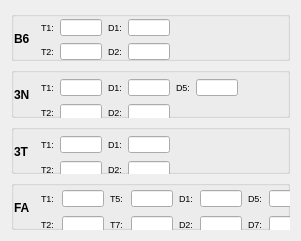
    <widget class="QWidget" name="gridLayoutWidget_5">
     <property name="geometry">
      <rect>
       <x>0</x>
       <y>240</y>
       <width>301</width>
       <height>241</height>
      </rect>
     </property>
     <layout class="QGridLayout" name="tempGridLayout">
      <item row="0" column="0">
       <widget class="QGroupBox" name="B6TempHouse">
        <property name="font">
         <font>
          <weight>50</weight>
          <bold>false</bold>
         </font>
        </property>
        <property name="title">
         <string/>
        </property>
        <property name="alignment">
         <set>Qt::AlignRight|Qt::AlignTrailing|Qt::AlignVCenter</set>
        </property>
        <widget class="QWidget" name="gridLayoutWidget_6">
         <property name="geometry">
          <rect>
           <x>30</x>
           <y>7</y>
           <width>261</width>
           <height>45</height>
          </rect>
         </property>
         <layout class="QGridLayout" name="gridLayout_5">
          <item row="1" column="0">
           <widget class="QLabel" name="Igbt2TempLabel_B6">
            <property name="font">
             <font>
              <pointsize>7</pointsize>
              <weight>50</weight>
              <bold>false</bold>
             </font>
            </property>
            <property name="text">
             <string>T2:</string>
            </property>
           </widget>
          </item>
          <item row="0" column="0">
           <widget class="QLabel" name="Igbt1TempLabel_B6">
            <property name="font">
             <font>
              <pointsize>7</pointsize>
              <weight>50</weight>
              <bold>false</bold>
             </font>
            </property>
            <property name="text">
             <string>T1:</string>
            </property>
           </widget>
          </item>
          <item row="1" column="3">
           <widget class="QLineEdit" name="D2TpEdit_B6">
            <property name="minimumSize">
             <size>
              <width>42</width>
              <height>17</height>
             </size>
            </property>
            <property name="maximumSize">
             <size>
              <width>42</width>
              <height>17</height>
             </size>
            </property>
            <property name="readOnly">
             <bool>true</bool>
            </property>
           </widget>
          </item>
          <item row="0" column="1">
           <widget class="QLineEdit" name="IG1TpEdit_B6">
            <property name="sizePolicy">
             <sizepolicy hsizetype="Expanding" vsizetype="Fixed">
              <horstretch>0</horstretch>
              <verstretch>0</verstretch>
             </sizepolicy>
            </property>
            <property name="minimumSize">
             <size>
              <width>42</width>
              <height>17</height>
             </size>
            </property>
            <property name="maximumSize">
             <size>
              <width>42</width>
              <height>17</height>
             </size>
            </property>
            <property name="readOnly">
             <bool>true</bool>
            </property>
           </widget>
          </item>
          <item row="0" column="2">
           <widget class="QLabel" name="Diode1TempLabel_B6">
            <property name="font">
             <font>
              <pointsize>7</pointsize>
              <weight>50</weight>
              <bold>false</bold>
             </font>
            </property>
            <property name="text">
             <string>D1:</string>
            </property>
           </widget>
          </item>
          <item row="0" column="4" rowspan="2">
           <spacer name="horizontalSpacer_B6">
            <property name="orientation">
             <enum>Qt::Horizontal</enum>
            </property>
            <property name="sizeHint" stdset="0">
             <size>
              <width>177</width>
              <height>20</height>
             </size>
            </property>
           </spacer>
          </item>
          <item row="1" column="2">
           <widget class="QLabel" name="Diode2TempLabel_B6">
            <property name="font">
             <font>
              <pointsize>7</pointsize>
              <weight>50</weight>
              <bold>false</bold>
             </font>
            </property>
            <property name="text">
             <string>D2:</string>
            </property>
           </widget>
          </item>
          <item row="0" column="3">
           <widget class="QLineEdit" name="D1TpEdit_B6">
            <property name="minimumSize">
             <size>
              <width>42</width>
              <height>17</height>
             </size>
            </property>
            <property name="maximumSize">
             <size>
              <width>42</width>
              <height>17</height>
             </size>
            </property>
            <property name="font">
             <font>
              <pointsize>8</pointsize>
              <weight>50</weight>
              <bold>false</bold>
             </font>
            </property>
            <property name="readOnly">
             <bool>true</bool>
            </property>
           </widget>
          </item>
          <item row="1" column="1">
           <widget class="QLineEdit" name="IG2TpEdit_B6">
            <property name="minimumSize">
             <size>
              <width>42</width>
              <height>17</height>
             </size>
            </property>
            <property name="maximumSize">
             <size>
              <width>42</width>
              <height>17</height>
             </size>
            </property>
            <property name="readOnly">
             <bool>true</bool>
            </property>
           </widget>
          </item>
         </layout>
        </widget>
        <widget class="QLabel" name="label_4">
         <property name="geometry">
          <rect>
           <x>3</x>
           <y>3</y>
           <width>21</width>
           <height>50</height>
          </rect>
         </property>
         <property name="sizePolicy">
          <sizepolicy hsizetype="Minimum" vsizetype="Minimum">
           <horstretch>0</horstretch>
           <verstretch>0</verstretch>
          </sizepolicy>
         </property>
         <property name="minimumSize">
          <size>
           <width>21</width>
           <height>50</height>
          </size>
         </property>
         <property name="maximumSize">
          <size>
           <width>21</width>
           <height>50</height>
          </size>
         </property>
         <property name="font">
          <font>
           <weight>75</weight>
           <bold>true</bold>
          </font>
         </property>
         <property name="layoutDirection">
          <enum>Qt::LeftToRight</enum>
         </property>
         <property name="text">
          <string>B6</string>
         </property>
         <property name="indent">
          <number>-1</number>
         </property>
        </widget>
       </widget>
      </item>
      <item row="2" column="0">
       <widget class="QGroupBox" name="TNPCTempHouse">
        <property name="font">
         <font>
          <weight>50</weight>
          <bold>false</bold>
         </font>
        </property>
        <property name="title">
         <string/>
        </property>
        <property name="alignment">
         <set>Qt::AlignRight|Qt::AlignTrailing|Qt::AlignVCenter</set>
        </property>
        <widget class="QWidget" name="gridLayoutWidget_8">
         <property name="geometry">
          <rect>
           <x>30</x>
           <y>10</y>
           <width>271</width>
           <height>48</height>
          </rect>
         </property>
         <layout class="QGridLayout" name="gridLayout_8">
          <item row="1" column="0">
           <widget class="QLabel" name="Igbt2TempLabel_TNPC">
            <property name="font">
             <font>
              <pointsize>7</pointsize>
              <weight>50</weight>
              <bold>false</bold>
             </font>
            </property>
            <property name="text">
             <string>T2:</string>
            </property>
           </widget>
          </item>
          <item row="0" column="0">
           <widget class="QLabel" name="Igbt1TempLabel_TNPC">
            <property name="font">
             <font>
              <pointsize>7</pointsize>
              <weight>50</weight>
              <bold>false</bold>
             </font>
            </property>
            <property name="text">
             <string>T1:</string>
            </property>
           </widget>
          </item>
          <item row="1" column="3">
           <widget class="QLineEdit" name="D2TpEdit_TNPC">
            <property name="minimumSize">
             <size>
              <width>42</width>
              <height>17</height>
             </size>
            </property>
            <property name="maximumSize">
             <size>
              <width>42</width>
              <height>17</height>
             </size>
            </property>
            <property name="readOnly">
             <bool>true</bool>
            </property>
           </widget>
          </item>
          <item row="0" column="1">
           <widget class="QLineEdit" name="IG1TpEdit_TNPC">
            <property name="minimumSize">
             <size>
              <width>42</width>
              <height>17</height>
             </size>
            </property>
            <property name="maximumSize">
             <size>
              <width>42</width>
              <height>17</height>
             </size>
            </property>
            <property name="readOnly">
             <bool>true</bool>
            </property>
           </widget>
          </item>
          <item row="0" column="2">
           <widget class="QLabel" name="Diode1TempLabel_TNPC">
            <property name="font">
             <font>
              <pointsize>7</pointsize>
              <weight>50</weight>
              <bold>false</bold>
             </font>
            </property>
            <property name="text">
             <string>D1:</string>
            </property>
           </widget>
          </item>
          <item row="1" column="2">
           <widget class="QLabel" name="Diode2TempLabel_TNPC">
            <property name="font">
             <font>
              <pointsize>7</pointsize>
              <weight>50</weight>
              <bold>false</bold>
             </font>
            </property>
            <property name="text">
             <string>D2:</string>
            </property>
           </widget>
          </item>
          <item row="0" column="3">
           <widget class="QLineEdit" name="D1TpEdit_TNPC">
            <property name="minimumSize">
             <size>
              <width>42</width>
              <height>17</height>
             </size>
            </property>
            <property name="maximumSize">
             <size>
              <width>42</width>
              <height>17</height>
             </size>
            </property>
            <property name="font">
             <font>
              <pointsize>8</pointsize>
              <weight>50</weight>
              <bold>false</bold>
             </font>
            </property>
            <property name="readOnly">
             <bool>true</bool>
            </property>
           </widget>
          </item>
          <item row="1" column="1">
           <widget class="QLineEdit" name="IG2TpEdit_TNPC">
            <property name="minimumSize">
             <size>
              <width>42</width>
              <height>17</height>
             </size>
            </property>
            <property name="maximumSize">
             <size>
              <width>42</width>
              <height>17</height>
             </size>
            </property>
            <property name="readOnly">
             <bool>true</bool>
            </property>
           </widget>
          </item>
          <item row="0" column="4" rowspan="2">
           <spacer name="horizontalSpacer_TNPC">
            <property name="orientation">
             <enum>Qt::Horizontal</enum>
            </property>
            <property name="sizeHint" stdset="0">
             <size>
              <width>178</width>
              <height>20</height>
             </size>
            </property>
           </spacer>
          </item>
         </layout>
        </widget>
        <widget class="QLabel" name="label_2">
         <property name="geometry">
          <rect>
           <x>3</x>
           <y>3</y>
           <width>21</width>
           <height>50</height>
          </rect>
         </property>
         <property name="sizePolicy">
          <sizepolicy hsizetype="Minimum" vsizetype="Minimum">
           <horstretch>0</horstretch>
           <verstretch>0</verstretch>
          </sizepolicy>
         </property>
         <property name="minimumSize">
          <size>
           <width>21</width>
           <height>50</height>
          </size>
         </property>
         <property name="maximumSize">
          <size>
           <width>21</width>
           <height>50</height>
          </size>
         </property>
         <property name="font">
          <font>
           <weight>75</weight>
           <bold>true</bold>
          </font>
         </property>
         <property name="layoutDirection">
          <enum>Qt::LeftToRight</enum>
         </property>
         <property name="text">
          <string>3T</string>
         </property>
         <property name="indent">
          <number>-1</number>
         </property>
        </widget>
       </widget>
      </item>
      <item row="3" column="0">
       <widget class="QGroupBox" name="ANPCTempHouse">
        <property name="font">
         <font>
          <weight>50</weight>
          <bold>false</bold>
         </font>
        </property>
        <property name="title">
         <string/>
        </property>
        <property name="alignment">
         <set>Qt::AlignRight|Qt::AlignTrailing|Qt::AlignVCenter</set>
        </property>
        <widget class="QWidget" name="gridLayoutWidget_9">
         <property name="geometry">
          <rect>
           <x>30</x>
           <y>7</y>
           <width>270</width>
           <height>51</height>
          </rect>
         </property>
         <layout class="QGridLayout" name="gridLayout_10">
          <item row="0" column="2">
           <widget class="QLabel" name="Igbt5TempLabel_ANPC">
            <property name="font">
             <font>
              <pointsize>7</pointsize>
              <weight>50</weight>
              <bold>false</bold>
             </font>
            </property>
            <property name="text">
             <string>T5:</string>
            </property>
           </widget>
          </item>
          <item row="1" column="4">
           <widget class="QLabel" name="Diode2TempLabel_ANPC">
            <property name="font">
             <font>
              <pointsize>7</pointsize>
              <weight>50</weight>
              <bold>false</bold>
             </font>
            </property>
            <property name="text">
             <string>D2:</string>
            </property>
           </widget>
          </item>
          <item row="0" column="4">
           <widget class="QLabel" name="Diode1TempLabel_ANPC">
            <property name="font">
             <font>
              <pointsize>7</pointsize>
              <weight>50</weight>
              <bold>false</bold>
             </font>
            </property>
            <property name="text">
             <string>D1:</string>
            </property>
           </widget>
          </item>
          <item row="0" column="1">
           <widget class="QLineEdit" name="IG1TpEdit_ANPC">
            <property name="maximumSize">
             <size>
              <width>42</width>
              <height>17</height>
             </size>
            </property>
            <property name="readOnly">
             <bool>true</bool>
            </property>
           </widget>
          </item>
          <item row="1" column="6">
           <widget class="QLabel" name="Diode7TempLabel_ANPC">
            <property name="font">
             <font>
              <pointsize>7</pointsize>
              <weight>50</weight>
              <bold>false</bold>
             </font>
            </property>
            <property name="text">
             <string>D7:</string>
            </property>
           </widget>
          </item>
          <item row="1" column="5">
           <widget class="QLineEdit" name="D2TpEdit_ANPC">
            <property name="maximumSize">
             <size>
              <width>42</width>
              <height>17</height>
             </size>
            </property>
            <property name="readOnly">
             <bool>true</bool>
            </property>
           </widget>
          </item>
          <item row="1" column="7">
           <widget class="QLineEdit" name="D7TpEdit_ANPC">
            <property name="maximumSize">
             <size>
              <width>42</width>
              <height>17</height>
             </size>
            </property>
            <property name="font">
             <font>
              <pointsize>8</pointsize>
              <weight>50</weight>
              <bold>false</bold>
             </font>
            </property>
            <property name="readOnly">
             <bool>true</bool>
            </property>
           </widget>
          </item>
          <item row="0" column="7">
           <widget class="QLineEdit" name="D5TpEdit_ANPC">
            <property name="maximumSize">
             <size>
              <width>42</width>
              <height>17</height>
             </size>
            </property>
            <property name="font">
             <font>
              <pointsize>8</pointsize>
              <weight>50</weight>
              <bold>false</bold>
             </font>
            </property>
            <property name="readOnly">
             <bool>true</bool>
            </property>
           </widget>
          </item>
          <item row="1" column="1">
           <widget class="QLineEdit" name="IG2TpEdit_ANPC">
            <property name="maximumSize">
             <size>
              <width>42</width>
              <height>17</height>
             </size>
            </property>
            <property name="readOnly">
             <bool>true</bool>
            </property>
           </widget>
          </item>
          <item row="1" column="0">
           <widget class="QLabel" name="Igbt2TempLabel_ANPC">
            <property name="font">
             <font>
              <pointsize>7</pointsize>
              <weight>50</weight>
              <bold>false</bold>
             </font>
            </property>
            <property name="text">
             <string>T2:</string>
            </property>
           </widget>
          </item>
          <item row="0" column="0">
           <widget class="QLabel" name="Igbt1TempLabel_ANPC">
            <property name="font">
             <font>
              <pointsize>7</pointsize>
              <weight>50</weight>
              <bold>false</bold>
             </font>
            </property>
            <property name="text">
             <string>T1:</string>
            </property>
           </widget>
          </item>
          <item row="0" column="5">
           <widget class="QLineEdit" name="D1TpEdit_ANPC">
            <property name="maximumSize">
             <size>
              <width>42</width>
              <height>17</height>
             </size>
            </property>
            <property name="font">
             <font>
              <pointsize>8</pointsize>
              <weight>50</weight>
              <bold>false</bold>
             </font>
            </property>
            <property name="readOnly">
             <bool>true</bool>
            </property>
           </widget>
          </item>
          <item row="0" column="6">
           <widget class="QLabel" name="Diode5TempLabel_ANPC">
            <property name="font">
             <font>
              <pointsize>7</pointsize>
              <weight>50</weight>
              <bold>false</bold>
             </font>
            </property>
            <property name="text">
             <string>D5:</string>
            </property>
           </widget>
          </item>
          <item row="0" column="3">
           <widget class="QLineEdit" name="IG5TpEdit_ANPC">
            <property name="maximumSize">
             <size>
              <width>42</width>
              <height>17</height>
             </size>
            </property>
            <property name="readOnly">
             <bool>true</bool>
            </property>
           </widget>
          </item>
          <item row="1" column="2">
           <widget class="QLabel" name="Igbt7TempLabel_ANPC">
            <property name="font">
             <font>
              <pointsize>7</pointsize>
              <weight>50</weight>
              <bold>false</bold>
             </font>
            </property>
            <property name="text">
             <string>T7:</string>
            </property>
           </widget>
          </item>
          <item row="1" column="3">
           <widget class="QLineEdit" name="IG7TpEdit_ANPC">
            <property name="maximumSize">
             <size>
              <width>42</width>
              <height>17</height>
             </size>
            </property>
            <property name="readOnly">
             <bool>true</bool>
            </property>
           </widget>
          </item>
         </layout>
        </widget>
        <widget class="QLabel" name="label">
         <property name="geometry">
          <rect>
           <x>3</x>
           <y>3</y>
           <width>21</width>
           <height>50</height>
          </rect>
         </property>
         <property name="sizePolicy">
          <sizepolicy hsizetype="Minimum" vsizetype="Minimum">
           <horstretch>0</horstretch>
           <verstretch>0</verstretch>
          </sizepolicy>
         </property>
         <property name="minimumSize">
          <size>
           <width>21</width>
           <height>50</height>
          </size>
         </property>
         <property name="maximumSize">
          <size>
           <width>21</width>
           <height>50</height>
          </size>
         </property>
         <property name="font">
          <font>
           <weight>75</weight>
           <bold>true</bold>
          </font>
         </property>
         <property name="layoutDirection">
          <enum>Qt::LeftToRight</enum>
         </property>
         <property name="text">
          <string>FA</string>
         </property>
         <property name="indent">
          <number>-1</number>
         </property>
        </widget>
       </widget>
      </item>
      <item row="1" column="0">
       <widget class="QGroupBox" name="NPCTempHouse">
        <property name="font">
         <font>
          <weight>50</weight>
          <bold>false</bold>
         </font>
        </property>
        <property name="title">
         <string/>
        </property>
        <property name="alignment">
         <set>Qt::AlignRight|Qt::AlignTrailing|Qt::AlignVCenter</set>
        </property>
        <widget class="QWidget" name="gridLayoutWidget_7">
         <property name="geometry">
          <rect>
           <x>30</x>
           <y>10</y>
           <width>261</width>
           <height>48</height>
          </rect>
         </property>
         <layout class="QGridLayout" name="gridLayout_6">
          <item row="0" column="0">
           <widget class="QLabel" name="Igbt1TempLabel_NPC">
            <property name="font">
             <font>
              <pointsize>7</pointsize>
              <weight>50</weight>
              <bold>false</bold>
             </font>
            </property>
            <property name="text">
             <string>T1:</string>
            </property>
           </widget>
          </item>
          <item row="1" column="0">
           <widget class="QLabel" name="Igbt2TempLabel_NPC">
            <property name="font">
             <font>
              <pointsize>7</pointsize>
              <weight>50</weight>
              <bold>false</bold>
             </font>
            </property>
            <property name="text">
             <string>T2:</string>
            </property>
           </widget>
          </item>
          <item row="1" column="2">
           <widget class="QLabel" name="Diode2TempLabel_NPC">
            <property name="font">
             <font>
              <pointsize>7</pointsize>
              <weight>50</weight>
              <bold>false</bold>
             </font>
            </property>
            <property name="text">
             <string>D2:</string>
            </property>
           </widget>
          </item>
          <item row="0" column="5">
           <widget class="QLineEdit" name="D5TpEdit_NPC">
            <property name="minimumSize">
             <size>
              <width>42</width>
              <height>17</height>
             </size>
            </property>
            <property name="maximumSize">
             <size>
              <width>42</width>
              <height>17</height>
             </size>
            </property>
            <property name="font">
             <font>
              <pointsize>8</pointsize>
              <weight>50</weight>
              <bold>false</bold>
             </font>
            </property>
            <property name="readOnly">
             <bool>true</bool>
            </property>
           </widget>
          </item>
          <item row="0" column="1">
           <widget class="QLineEdit" name="IG1TpEdit_NPC">
            <property name="minimumSize">
             <size>
              <width>42</width>
              <height>17</height>
             </size>
            </property>
            <property name="maximumSize">
             <size>
              <width>42</width>
              <height>17</height>
             </size>
            </property>
            <property name="readOnly">
             <bool>true</bool>
            </property>
           </widget>
          </item>
          <item row="0" column="3">
           <widget class="QLineEdit" name="D1TpEdit_NPC">
            <property name="minimumSize">
             <size>
              <width>42</width>
              <height>17</height>
             </size>
            </property>
            <property name="maximumSize">
             <size>
              <width>42</width>
              <height>17</height>
             </size>
            </property>
            <property name="font">
             <font>
              <pointsize>8</pointsize>
              <weight>50</weight>
              <bold>false</bold>
             </font>
            </property>
            <property name="readOnly">
             <bool>true</bool>
            </property>
           </widget>
          </item>
          <item row="0" column="4">
           <widget class="QLabel" name="Diode5TempLabel_NPC">
            <property name="font">
             <font>
              <pointsize>7</pointsize>
              <weight>50</weight>
              <bold>false</bold>
             </font>
            </property>
            <property name="text">
             <string>D5:</string>
            </property>
           </widget>
          </item>
          <item row="1" column="1">
           <widget class="QLineEdit" name="IG2TpEdit_NPC">
            <property name="minimumSize">
             <size>
              <width>42</width>
              <height>17</height>
             </size>
            </property>
            <property name="maximumSize">
             <size>
              <width>42</width>
              <height>17</height>
             </size>
            </property>
            <property name="readOnly">
             <bool>true</bool>
            </property>
           </widget>
          </item>
          <item row="1" column="3">
           <widget class="QLineEdit" name="D2TpEdit_NPC">
            <property name="minimumSize">
             <size>
              <width>42</width>
              <height>17</height>
             </size>
            </property>
            <property name="maximumSize">
             <size>
              <width>42</width>
              <height>17</height>
             </size>
            </property>
            <property name="readOnly">
             <bool>true</bool>
            </property>
           </widget>
          </item>
          <item row="0" column="2">
           <widget class="QLabel" name="Diode1TempLabel_NPC">
            <property name="font">
             <font>
              <pointsize>7</pointsize>
              <weight>50</weight>
              <bold>false</bold>
             </font>
            </property>
            <property name="text">
             <string>D1:</string>
            </property>
           </widget>
          </item>
          <item row="0" column="6" rowspan="2">
           <spacer name="horizontalSpacer_2">
            <property name="orientation">
             <enum>Qt::Horizontal</enum>
            </property>
            <property name="sizeHint" stdset="0">
             <size>
              <width>95</width>
              <height>20</height>
             </size>
            </property>
           </spacer>
          </item>
         </layout>
        </widget>
        <widget class="QLabel" name="label_3">
         <property name="geometry">
          <rect>
           <x>3</x>
           <y>3</y>
           <width>21</width>
           <height>50</height>
          </rect>
         </property>
         <property name="sizePolicy">
          <sizepolicy hsizetype="Minimum" vsizetype="Minimum">
           <horstretch>0</horstretch>
           <verstretch>0</verstretch>
          </sizepolicy>
         </property>
         <property name="minimumSize">
          <size>
           <width>21</width>
           <height>50</height>
          </size>
         </property>
         <property name="maximumSize">
          <size>
           <width>21</width>
           <height>50</height>
          </size>
         </property>
         <property name="font">
          <font>
           <weight>75</weight>
           <bold>true</bold>
          </font>
         </property>
         <property name="layoutDirection">
          <enum>Qt::LeftToRight</enum>
         </property>
         <property name="text">
          <string>3N</string>
         </property>
         <property name="indent">
          <number>-1</number>
         </property>
        </widget>
       </widget>
      </item>
     </layout>
    </widget>
